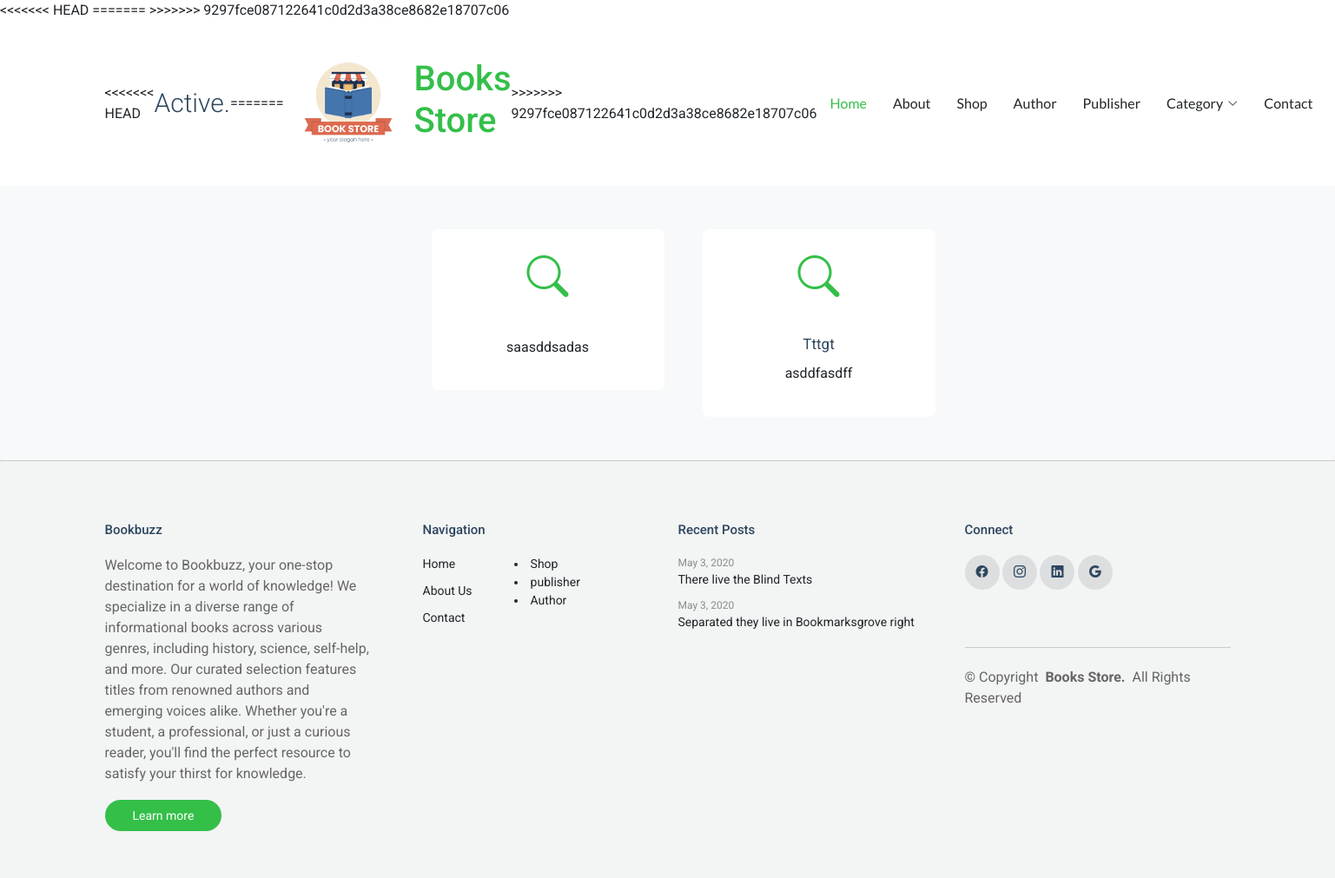
Page /User/about.php on the committed database.
### tables this page shows
CREATE TABLE `about_us` (
  `AboutID` int(11) NOT NULL,
  `Title` varchar(30) NOT NULL,
  `Description` varchar(1000) NOT NULL,
  `Record_insert` timestamp NOT NULL DEFAULT current_timestamp()
);

CREATE TABLE `website_info` (
  `ID` int(11) NOT NULL,
  `Name` varchar(30) NOT NULL,
  `Email` varchar(40) NOT NULL,
  `Description` varchar(1000) NOT NULL,
  `Address` varchar(50) NOT NULL,
  `Phoneno` varchar(15) NOT NULL
);

### User/about.php (the view, shortened to what this page needs)
<?php
include("header.php");
?>
<section id="services-2" class="services-2 section">
  <div class="container">
    <div class="row justify-content-center" data-aos="fade-up">
      <div class="col-md-12 col-lg-6 ps-lg-5">
        <div class="row">
          <?php
          $query = "SELECT * FROM `about_us`";
          $result = mysqli_query($conn, $query);
          while ($row = mysqli_fetch_array($result)) { ?>
            <div class="col-6 col-sm-6 col-md-6 col-lg-6">
              <div class="services-item" data-aos="fade-up">
                <div class="services-icon">
                  <i class="bi bi-search"></i>
                </div>
                <div>
                  <h3><?php echo $row[1]; ?></h3>
                  <p><?php echo $row[2]; ?></p>
                </div>
              </div>
            </div>
          <?php } ?>
        </div>
      </div>
    </div>
  </div>
</section>
<?php
include("footer.php");
?>

### User/footer.php (shortened to what this page needs)
</main>
<?php
        $query="SELECT * FROM website_info order by id desc limit 1";
        $result=mysqli_query($conn,$query);
        while($row=mysqli_fetch_array($result))
        { ?>
<footer id="footer" class="footer light-background">
    <div class="container">
      <div class="row g-4">
        <div class="col-md-6 col-lg-3 mb-3 mb-md-0">
          <div class="widget">
            <h3 class="widget-heading"><?php echo $row[1]; ?></h3>
            <p class="mb-4">
            <?php echo $row[3]; ?>
            </p>
            <p class="mb-0">
              <a href="#" class="btn-learn-more">Learn more</a>
            </p>
          </div>
        </div>
        <div class="col-md-6 col-lg-3 ps-lg-5 mb-3 mb-md-0">
          <div class="widget">
            <h3 class="widget-heading">Navigation</h3>
            <ul class="list-unstyled float-start me-5">
              <li><a href="index.php">Home</a></li>
              <li><a href="about.php">About Us</a></li>
              <li><a href="contact.php">Contact</a></li>
            </ul>
              <li><a href="Featured.php">Shop</a></li>
              <li><a href="Publisher.php">publisher</a></li>
              <li><a href="Author.php">Author</a></li>
          </div>
        </div>
        <div class="col-md-6 col-lg-3 pl-lg-5">
          <div class="widget">
            <h3 class="widget-heading">Recent Posts</h3>
            <ul class="list-unstyled footer-blog-entry">
              <li>
                <span class="d-block date">May 3, 2020</span>
                <a href="#">There live the Blind Texts</a>
              </li>
              <li>
                <span class="d-block date">May 3, 2020</span>
                <a href="#">Separated they live in Bookmarksgrove right</a>
              </li>
            </ul>
          </div>
        </div>
        <div class="col-md-6 col-lg-3 pl-lg-5">
          <div class="widget">
            <h3 class="widget-heading">Connect</h3>
            <ul class="list-unstyled social-icons light mb-3">
              <li>
                <a href="https://www.facebook.com/" target="_blank"><span class="bi bi-facebook"></span></a>
              </li>
              <li>
                <a href="https://www.instagram.com/accounts/login/" target="_blank"><span class="bi bi-instagram"></span></a>
              </li>
              <li>
                <a href="https://pk.linkedin.com/" target="_blank"><span class="bi bi-linkedin"></span></a>
              </li>
              <li>
                <a href="https://accounts.google.com/v3/signin/identifier?dsh=S1812573153%3A1655944654029516&flowEntry=ServiceLogin&flowName=WebLiteSignIn&ifkv=AX3vH39E0iYVTmn-NoMNM_C35EPrno8LWsRx2Qhr0HApkVLZ-Zc_Vql8ouaSQOiXzEmthrpOPAV5" target="_blank"><span class="bi bi-google"></span></a>
              </li>
            </ul>
          </div>
      <div class="copyright d-flex flex-column flex-md-row align-items-center justify-content-md-between">
        <p>© <span>Copyright</span> <strong class="px-1 sitename">Books Store.</strong> <span>All Rights Reserved</span></p>
      </div>
    </div>
  </footer>
  <?php } ?>

### User/assets/css/main.css (style rules this page uses)
:root { --default-font: "Roboto", system-ui, -apple-system, "Segoe UI", Roboto, "Helvetica Neue", Arial, "Noto Sans", "Liberation Sans", sans-serif, "Apple Color Emoji", "Segoe UI Emoji", "Segoe UI Symbol", "Noto Color Emoji"; --heading-font: "Roboto", sans-serif; --nav-font: "Lato", sans-serif; }
:root { --background-color: #ffffff; --default-color: #212529; --heading-color: #2d465e; --accent-color: #34bf49; --surface-color: #ffffff; --contrast-color: #ffffff; }
:root { --nav-color: #212529; --nav-hover-color: #34bf49; --nav-mobile-background-color: #ffffff; --nav-dropdown-background-color: #ffffff; --nav-dropdown-color: #212529; --nav-dropdown-hover-color: #34bf49; }
.light-background { --background-color: #f3f4f4; --surface-color: #ffffff; }
:root { scroll-behavior: smooth; }
body { color: var(--default-color); background-color: var(--background-color); font-family: var(--default-font); }
a { color: var(--accent-color); text-decoration: none; transition: 0.3s; }
h1, h2, h3, h4, h5, h6 { color: var(--heading-color); font-family: var(--heading-font); }
.footer { background-color: var(--background-color); color: var(--default-color); padding: 60px 0; font-size: 14px; border-top: 1px solid color-mix(in srgb, var(--default-color), transparent 80%); }
.footer a { color: var(--default-color) !important; }
.footer .copyright { margin-top: 50px; position: relative; padding-top: 20px; border-top: 1px solid color-mix(in srgb, var(--default-color), transparent 80%); }
.footer .copyright p, .footer .copyright .credits { margin: 2px 0; }
.footer .btn-learn-more { background-color: var(--accent-color); border-radius: 30px; padding: 8px 30px; border: 2px solid transparent; transition: 0.3s all ease-in-out; font-size: 14px; color: var(--contrast-color) !important; }
.footer .widget .widget-heading { font-size: 15px; color: var(--heading-color); margin-bottom: 20px; }
.footer .widget ul li { margin-bottom: 10px; line-height: 1.5; }
.footer .widget ul li a { color: color-mix(in srgb, var(--heading-color), transparent 50%); }
.footer .widget .footer-blog-entry .date { color: color-mix(in srgb, var(--default-color), transparent 50%); font-size: 12px; }
.footer .social-icons li { display: inline-block; }
.footer .social-icons li a { display: inline-block; width: 40px; height: 40px; position: relative; border-radius: 50%; background: color-mix(in srgb, var(--default-color), transparent 90%); }
.footer .social-icons li a span { color: color-mix(in srgb, var(--heading-color), transparent 0%); position: absolute; top: 50%; left: 50%; transform: translate(-50%, -50%); transition: 0.3s all ease-in-out; }
.footer .social-icons li:first-child a { padding-left: 0; }
section, .section { color: var(--default-color); background-color: var(--background-color); padding: 60px 0; scroll-margin-top: 100px; overflow: clip; }
.services-2 p { line-height: 1.7; color: var(--default-color); }
.services-2 .services-item .services-icon { color: var(--accent-color); margin-bottom: 20px; }
.services-2 .services-item .services-icon i { font-size: 48px; }
.services-2 .services-item h3 { font-size: 17px; font-weight: 400; color: var(--heading-color); }

### User/about.php (style rules this page uses)
#services-2 { background-color: #f8f9fa; padding: 40px 0; border-radius: 8px; box-shadow: 0 4px 20px rgba(0, 0, 0, 0.1); }
.services-item { background-color: #ffffff; border-radius: 8px; padding: 20px; margin: 10px; transition: transform 0.3s ease, box-shadow 0.3s ease; text-align: center; position: relative; display: flex; flex-direction: column; justify-content: flex-start; height: auto; }
.services-icon { font-size: 2rem; color: #28a745; margin-bottom: 15px; }
h3 { font-size: 1.5rem; color: #333; margin: 10px 0; }
p { color: #666; font-size: 1rem; margin-top: auto; line-height: 1.5; overflow-wrap: break-word; }

### rows in the picture
about_us: Description "saasddsadas"
about_us: Title "Tttgt", Description "asddfasdff"
website_info: Name "Bookbuzz", Description "Welcome to Bookbuzz, your one-stop destination for a world of knowledge! We specialize in a diverse range of informational books across various genres, including history, science, self-help, and more. Our curated selection features titles from renowned authors and emerging voices alike. Whether you're a student, a professional, or just a curious reader, you'll find the perfect resource to satisfy your thirst for knowledge."
